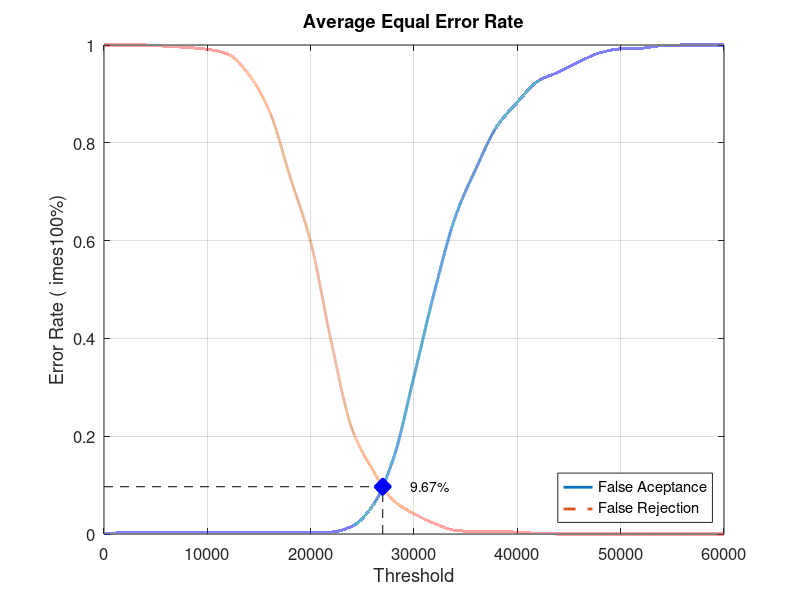
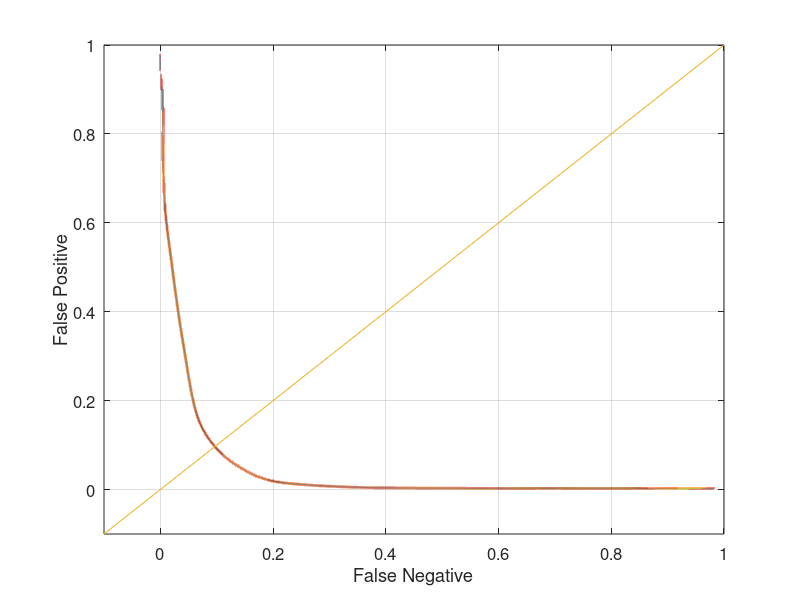

These charts were generated, in order, by the following MATLAB code:
close all;
clear;
clc;
x = 0:2000:60000;
xq = 0:0.5:60000;

y0 = [0 0.00263158 0.00263158 0.00263158 0.00263158 0.00263158 0.00263158 0.00263158 0.00263158 0.00263158 0.00263158 0.00394737 0.0157895 0.0578947 0.153947 0.322368 0.497368 0.648684 0.747368 0.832895 0.882895 0.926316 0.944737 0.965789 0.98421 0.992105 0.993421 0.998684 1 1 1]
yy0 = interp1(x, y0, xq, 'pchip');
y1 = [1 1 1 0.9975 0.995 0.99125 0.98125 0.94 0.865 0.73125 0.5975 0.3925 0.215 0.13125 0.06875 0.04125 0.02125 0.0075 0.005 0.005 0.00375 0.00125 0 0 0 0 0 0 0 0 0]
yy1 = interp1(x, y1, xq, 'pchip');

% Calculating EER: 
y2 = abs(y0 - y1);
find(y2 == min(y2))
yy2 = abs(yy0 - yy1);
xEER = find(yy2 == min(yy2));
xEERIndex = xq(xEER) % X-axis EER
yEER = yy0(xEER) % Y-axis EER

main = figure
plot(xq, yy0,'-','LineWidth', 2);	hold on
plot(xq, yy1,'--','LineWidth', 2);	hold on
plot([xEERIndex xEERIndex], [0 yEER], 'k--');	hold on
plot([0 xEERIndex], [yEER yEER], 'k--');	hold on
plot(xEERIndex, yEER, 'bx', 'LineWidth', 10);	hold on
text(xEERIndex + 10 * xEERIndex / 100, yEER, [num2str(round((10000 * yEER)) / 100) '%'])
legend('False Aceptance', 'False Rejection', 'Location', 'SouthEast')
xlabel('Threshold')
ylabel('Error Rate (	imes100%)')
title('Average Equal Error Rate')
set(gca, 'FontSize', 12)
axis([0 60000 0 1])
grid on

print(main, 'Experiment4AverageMain', '-dpng');
FNRxFPR = figure('Color', [1 1 1]);
plot(yy1, yy0, '-', yy1, yy0, 'LineWidth', 2);
hold on
y = -0.1:0.1:1
plot(y, y); 
set(gca, 'FontSize', 12)
xlabel('False Negative')
ylabel('False Positive')
axis([-0.1 1 -0.1 1])
set(gca, 'FontSize', 12)
grid on

print(FNRxFPR, 'Experiment4AverageFNRxFPR','-dpng');
